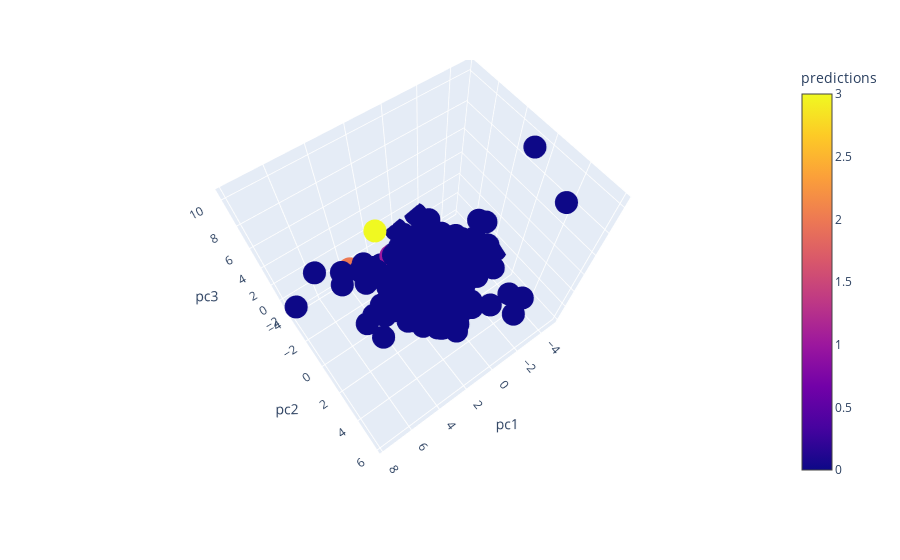

Here is the notebook cell this chart was saved with:
### Code cell
fig = px.scatter_3d(sp500_pca_pred, x='pc1', y='pc2', z='pc3', color='predictions')
fig.show()

### Figure 1 — Plotly figure (JSON) as saved in the notebook; plotly's stock layout.template omitted (floating-point values rounded to 4 significant figures; data arrays with more than 128 entries replaced by an {"elided": "..."} marker saying what was removed)
{"data": [{"hoverlabel": {"namelength": 0}, "hovertemplate": "pc1=%{x}<br>pc2=%{y}<br>pc3=%{z}<br>predictions=%{marker.color}", "legendgroup": "", "marker": {"color": {"elided": "497 int values"}, "coloraxis": "coloraxis", "symbol": "circle"}, "mode": "markers", "name": "", "scene": "scene", "showlegend": false, "type": "scatter3d", "x": {"elided": "497 float values"}, "y": {"elided": "497 float values"}, "z": {"elided": "497 float values"}}], "layout": {"autosize": true, "coloraxis": {"colorbar": {"title": {"text": "predictions"}}, "colorscale": [[0, "#0d0887"], [0.1111, "#46039f"], [0.2222, "#7201a8"], [0.3333, "#9c179e"], [0.4444, "#bd3786"], [0.5556, "#d8576b"], [0.6667, "#ed7953"], [0.7778, "#fb9f3a"], [0.8889, "#fdca26"], [1, "#f0f921"]]}, "legend": {"tracegroupgap": 0}, "margin": {"t": 60}, "scene": {"aspectmode": "auto", "aspectratio": {"x": 1.098, "y": 0.8439, "z": 1.079}, "camera": {"center": {"x": 0, "y": 0, "z": 0}, "eye": {"x": 0.6082, "y": 0.8303, "z": 1.905}, "projection": {"type": "perspective"}, "up": {"x": 0, "y": 0, "z": 1}}, "domain": {"x": [0, 0.98], "y": [0, 1]}, "xaxis": {"title": {"text": "pc1"}, "type": "linear"}, "yaxis": {"title": {"text": "pc2"}, "type": "linear"}, "zaxis": {"title": {"text": "pc3"}, "type": "linear"}}}}
